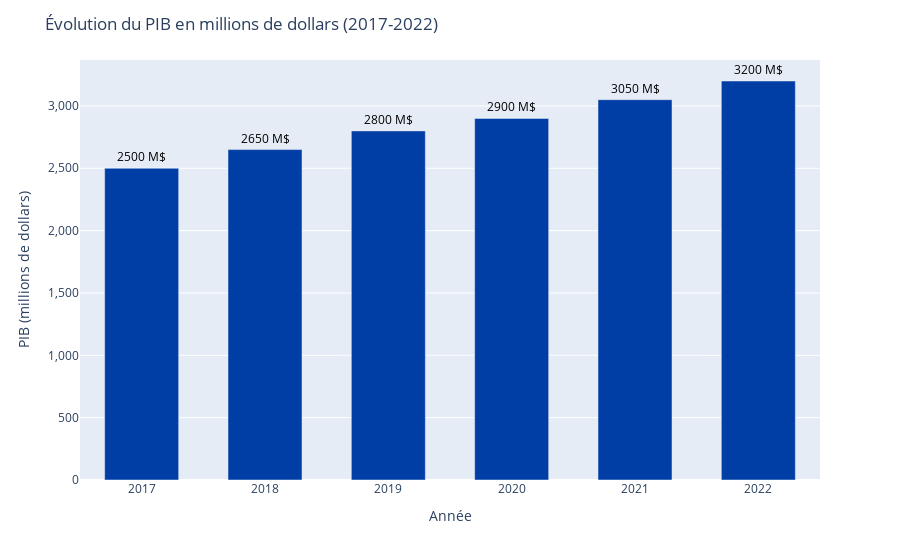

The notebook cell this image was saved under:
### Code cell
# Données
data = pd.DataFrame({
    'annee': ['2017', '2018', '2019', '2020', '2021', '2022'],
    'PIB': [2500, 2650, 2800, 2900, 3050, 3200] 
})

# Graphique en barres 
fig = px.bar(data, x='annee', y='PIB', text='PIB', color_discrete_sequence=['#003DA5'])

# Personnalisation des étiquettes
fig.update_traces(
    texttemplate='%{text:.0f} M$',  # Format des étiquettes en millions de dollars
    textposition='outside',  # Position au milieu des barres
    textfont=dict(color="black"),  # Couleur blanche pour les étiquettes
    width=0.6
)




# Configuration du layout pour le graphique
fig.update_layout(
    title="Évolution du PIB en millions de dollars (2017-2022)",
    xaxis_title="Année",
    yaxis_title="PIB (millions de dollars)",
    yaxis_tickformat=",.0f", 
    showlegend=False
)

fig.show()

### Figure 1 — Plotly figure (JSON) as saved in the notebook; plotly's stock layout.template omitted (floating-point values rounded to 4 significant figures)
{"data": [{"alignmentgroup": "True", "hovertemplate": "annee=%{x}<br>PIB=%{text}<extra></extra>", "legendgroup": "", "marker": {"color": "#003DA5", "pattern": {"shape": ""}}, "name": "", "offsetgroup": "", "orientation": "v", "showlegend": false, "text": [2500, 2650, 2800, 2900, 3050, 3200], "textfont": {"color": "black"}, "textposition": "outside", "texttemplate": "%{text:.0f} M$", "type": "bar", "width": 0.6, "x": ["2017", "2018", "2019", "2020", "2021", "2022"], "xaxis": "x", "y": [2500, 2650, 2800, 2900, 3050, 3200], "yaxis": "y"}], "layout": {"barmode": "relative", "legend": {"tracegroupgap": 0}, "margin": {"t": 60}, "showlegend": false, "title": {"text": "Évolution du PIB en millions de dollars (2017-2022)"}, "xaxis": {"anchor": "y", "domain": [0, 1], "title": {"text": "Année"}}, "yaxis": {"anchor": "x", "domain": [0, 1], "tickformat": ",.0f", "title": {"text": "PIB (millions de dollars)"}}}}
